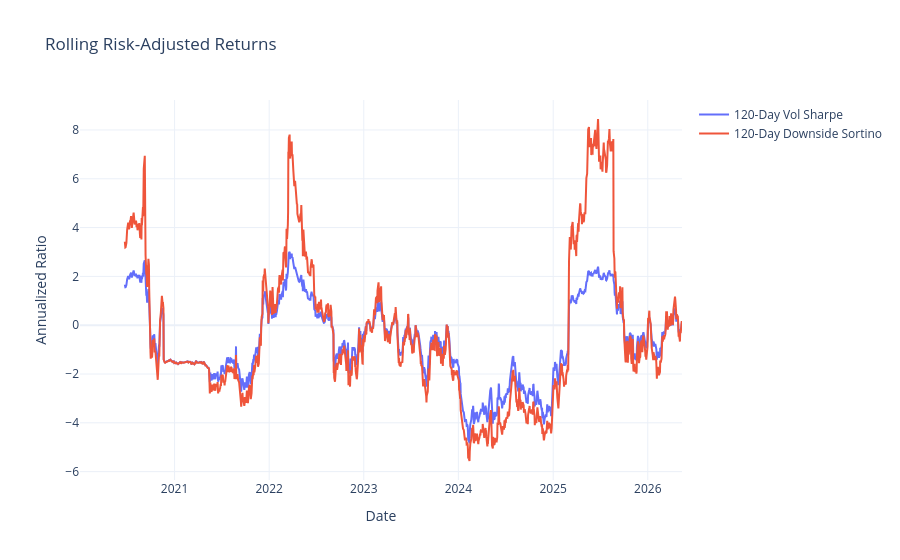

The cell this chart's notebook holds for it:
### Code cell
# 5. Rolling Risk Metrics (120-Day Window)
window = 120

# Rolling Net Sharpe
rolling_mean = net_pnl_daily.rolling(window=window).mean()
rolling_std = net_pnl_daily.rolling(window=window).std()
rolling_sharpe = (rolling_mean / rolling_std) * np.sqrt(252)

# Rolling Net Sortino
# Downside deviation limits standard deviation only to negative returns
downside_returns = net_pnl_daily.where(net_pnl_daily < 0, 0)
downside_variance = downside_returns.rolling(window=window).apply(lambda x: (x**2).sum() / window)
downside_std = downside_variance.apply(np.sqrt)
rolling_sortino = (rolling_mean / downside_std) * np.sqrt(252)

# Sample the metrics at semi-annual marks (June & December)
is_half_year_end = (net_pnl_daily.index.is_month_end) & (net_pnl_daily.index.month.isin([6, 12]))
semi_annual_metrics = pd.DataFrame({
    '120-Day Sharpe': rolling_sharpe[is_half_year_end],
    '120-Day Sortino': rolling_sortino[is_half_year_end]
})

print("=== Semi-Annual Rolling Metrics (120-Day Context) ===")
print(semi_annual_metrics.dropna())

# Plot Rolling Metrics
utils.plot_series_with_names(
    [rolling_sharpe, rolling_sortino],
    ["120-Day Vol Sharpe", "120-Day Downside Sortino"],
    title="Rolling Risk-Adjusted Returns",
    yaxis_title="Annualized Ratio",
    xaxis_title="Date"
)

### Figure 1 — Plotly figure (JSON) as saved in the notebook; plotly's stock layout.template omitted (floating-point values rounded to 4 significant figures; data arrays with more than 128 entries replaced by an {"elided": "..."} marker saying what was removed)
{"data": [{"mode": "lines", "name": "120-Day Vol Sharpe", "type": "scatter", "x": {"elided": "1599 str values"}, "y": {"elided": "1599 float values"}}, {"mode": "lines", "name": "120-Day Downside Sortino", "type": "scatter", "x": {"elided": "1599 str values"}, "y": {"elided": "1599 float values"}}], "layout": {"showlegend": true, "title": {"text": "Rolling Risk-Adjusted Returns"}, "xaxis": {"title": {"text": "Date"}}, "yaxis": {"title": {"text": "Annualized Ratio"}}}}
